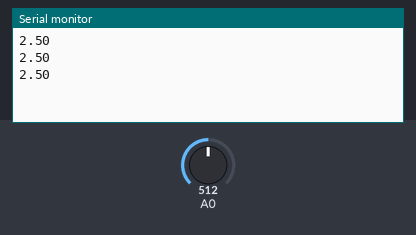
A sketch run on a simulated Arduino Uno, built with avr-gcc and run on an emulated ATmega328P. On the bench: the last lines printed to the serial monitor. Inputs (shaded band) come from the test bench; at power-on: A0 = 512.

Above: at 1.3 s.
1.4 s: A0 set to 716
At 1.9 s:
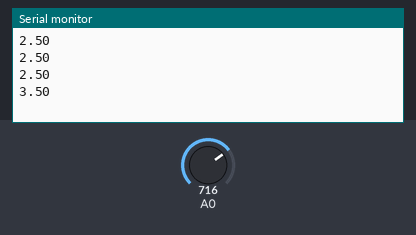
2.9 s: A0 set to 900
At 3.4 s:
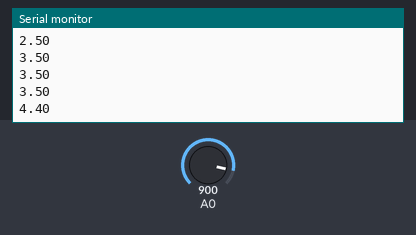
Timing chart, 0 to 5.9 s (numbered marks = the images above; inputs shaded):
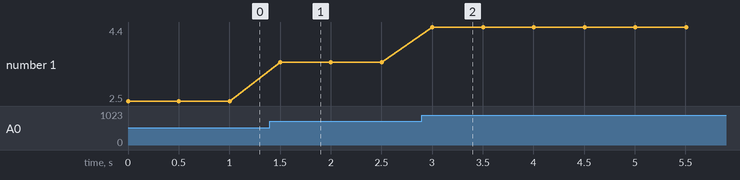

Measured:
- after the input at 1.4 s, the serial monitor: prints a new line after 0.10 s (image 1)
- after the input at 2.9 s, the serial monitor: prints a new line after 0.10 s (image 2)
- plotted number 1: 2.5 → 3.5 after the input at 1.4 s, 3.5 → 4.4 after the input at 2.9 s

The sketch:

pH_Sensor_Calibration.ino
```cpp
/* To calibrate the pH sensor, you have to connect the PH-4502C to Aruduino Uno, then upload this code.
After uploading the code, use one of the copper wire terminals wrapped around the BNC connector and
another terminal connected to the BNC connector. On the serial monitor, you will see the reading voltage.
If the voltage is now 2.5V, using a screwdriver, adjust the potentiometer near the BNC connector.
The calibration must be done before assembling the other components.
*/

#define OFFSET

int pH_Value;
float Voltage;

void setup()
{
  Serial.begin(9600);
  pinMode(pH_Value, INPUT);
}

void loop()
{
  pH_Value = analogRead (A0);
  Voltage = pH_Value * (5.0/1023.0);
  Serial.println(Voltage);
  delay(500);
}
```
